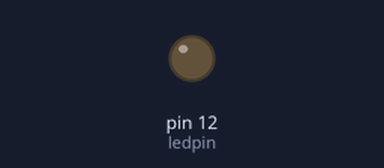
Recording of a program running on a simulated Raspberry Pi (header pin numbers). Parts: output pins drawn as LEDs (lit = HIGH).

Above: at 0.05 s.
At 1.3 s:
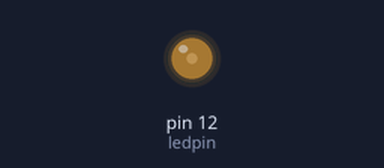
At 2.55 s:
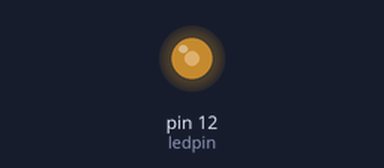
At 5.05 s:
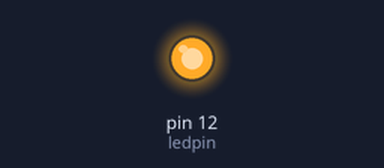
Timing chart, 0 to 6.6 s (numbered marks = the images above):
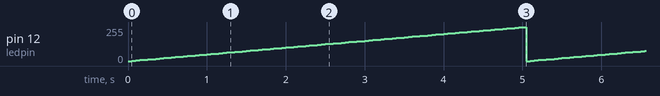

Measured:
- by itself, pin 12 (ledpin): ramps from 0/255 to 255/255 and jumps back, once every 5.1 s

The program:

pwm.py
```python
import RPi.GPIO as GPIO
from time import sleep

GPIO.setwarnings(False)
GPIO.setmode(GPIO.BOARD)
ledpin = 12

GPIO.setup(ledpin, GPIO.OUT)
pi_pwm = GPIO.PWM(ledpin, 1000)
pi_pwm.start(0)

while True:
    for duty in range(0, 101, 1):
        pi_pwm.ChangeDutyCycle(duty)
        sleep(0.05)
```
